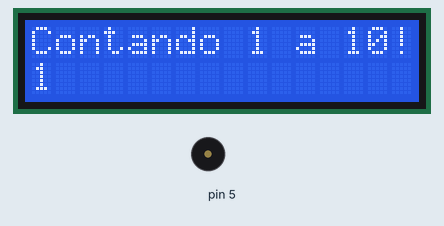
Simulated run of this sketch. Board: Arduino Uno, built with avr-gcc and run on an emulated ATmega328P. Shown: 16×2 character LCD, buzzer (waves = sounding).

Above: at 0.1 s.
At 5.2 s:
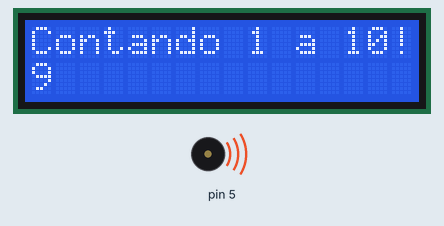
At 6.2 s:
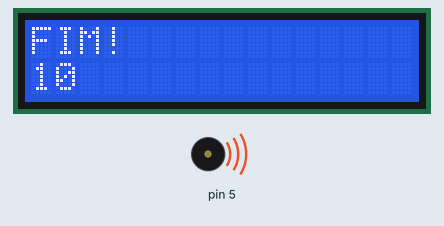
At 15.2 s:
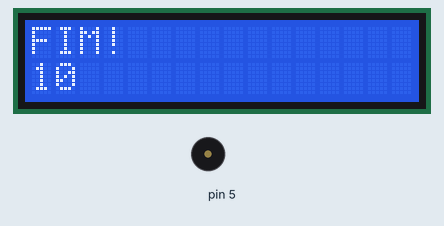
Timing chart, 0 to 16.7 s (numbered marks = the images above):
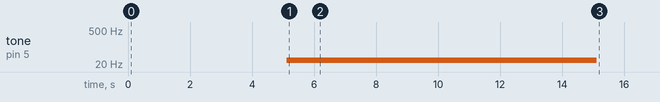

Measured:
- by itself, tone on pin 5: silent → 29 Hz at 5.1 s, → silent 10.0 s later
- what the display in image 0 shows lasts 1.0 s, from 0.1 s to 1.1 s
- what the display in image 1 shows lasts 1.5 s, from 4.6 s to 6.1 s

The sketch:

contador_alerta1.ino
```cpp
// C++ code
//
#include <Adafruit_LiquidCrystal.h>

int seconds = 0;

Adafruit_LiquidCrystal lcd_1(0);

void setup()
{
  lcd_1.begin(16, 2);
  pinMode(8, OUTPUT);
  pinMode(11, OUTPUT);
  pinMode(5, OUTPUT);

  lcd_1.print("Contando 1 a 10!!!");
}

void loop()
{
  digitalWrite(8, HIGH);
  digitalWrite(11, HIGH);
  delay(1); // Wait for 1 millisecond(s)
  digitalWrite(8, LOW);
  digitalWrite(11, LOW);
  lcd_1.setCursor(0, 1);
  lcd_1.print(constrain(seconds, 1, 10));
  lcd_1.setBacklight(1);
  delay(500); // Wait for 500 millisecond(s)
  seconds += 1;
  if (seconds == 10) {
    tone(5, 29, 10000); // play tone 10 (A#0 = 29 Hz)
    delay(1000); // Wait for 1000 millisecond(s)
    lcd_1.clear();
    lcd_1.print("FIM!");
  }
}
```
